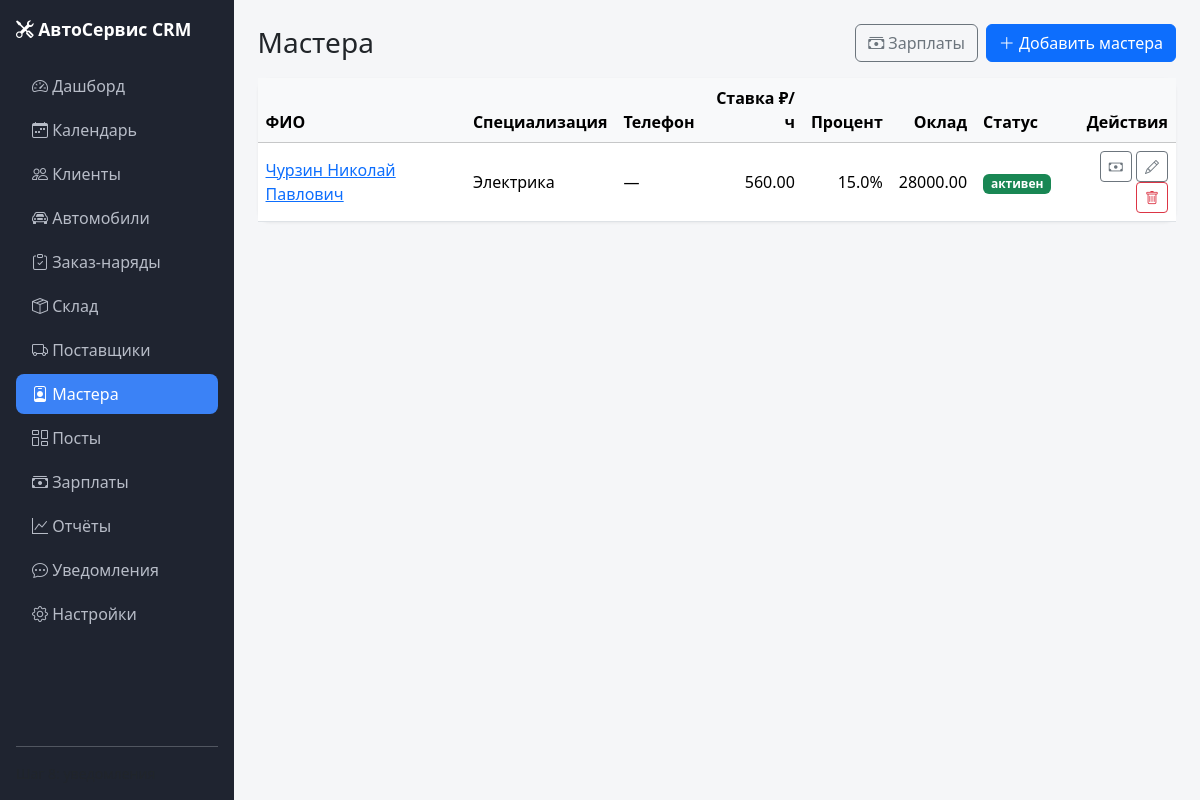
The app's page /masters with its own data.
### models.py (models this page shows, shortened)
class Master(db.Model):
    __tablename__ = "masters"
    id = db.Column(db.Integer, primary_key=True)
    full_name = db.Column(db.String(200), nullable=False)
    specialization = db.Column(db.String(120))
    phone = db.Column(db.String(30))
    email = db.Column(db.String(120))
    hourly_rate = db.Column(db.Float, default=0)
    percent = db.Column(db.Float, default=0)
    salary_base = db.Column(db.Float, default=0)
    is_active = db.Column(db.Boolean, default=True)
    comment = db.Column(db.Text)
    created_at = db.Column(db.DateTime, default=lambda: datetime.now(timezone.utc))

### app.py (the view)
@app.route("/masters")
def masters_list():
    masters = Master.query.order_by(Master.full_name).all()
    return render_template("masters/list.html", masters=masters)

### app.py (called while the page is built)
@app.context_processor
def inject_globals():
    return {
        "ORDER_STATUSES": ORDER_STATUSES,
        "MOVEMENT_TYPES": MOVEMENT_TYPES,
        "MOVEMENT_COLORS": MOVEMENT_COLORS,
        "APPOINTMENT_STATUSES": APPOINTMENT_STATUSES,
        "APPOINTMENT_COLORS": APPOINTMENT_COLORS,
        "STATUS_COLORS": {
            "new": "secondary",
            "in_progress": "primary",
            "waiting_parts": "warning",
            "done": "info",
            "closed": "success",
            "canceled": "danger",
        },
    }

### templates/masters/list.html (shortened to what this page needs)
{% extends "base.html" %}
{% block content %}
<div class="d-flex justify-content-between align-items-center mb-3">
    <h1 class="h3 mb-0">Мастера</h1>
    <div class="d-flex gap-2">
        <a href="{{ url_for('salary_report') }}" class="btn btn-outline-secondary">
            <i class="bi bi-cash-stack"></i> Зарплаты
        </a>
        <a href="{{ url_for('master_new') }}" class="btn btn-primary">
            <i class="bi bi-plus-lg"></i> Добавить мастера
        </a>
    </div>
</div>
<div class="card stat-card">
    <div class="table-responsive">
        <table class="table table-hover mb-0 align-middle">
            <thead class="table-light">
            <tr>
                <th>ФИО</th>
                <th>Специализация</th>
                <th>Телефон</th>
                <th class="text-end">Ставка ₽/ч</th>
                <th class="text-end">Процент</th>
                <th class="text-end">Оклад</th>
                <th>Статус</th>
                <th class="text-end">Действия</th>
            </tr>
            </thead>
            <tbody>
            {% for m in masters %}
                <tr>
                    <td>
                        <a href="{{ url_for('master_detail', master_id=m.id) }}">{{ m.full_name }}</a>
                    </td>
                    <td>{{ m.specialization or "—" }}</td>
                    <td>{{ m.phone or "—" }}</td>
                    <td class="text-end">{{ "%.2f"|format(m.hourly_rate or 0) }}</td>
                    <td class="text-end">{{ "%.1f"|format(m.percent or 0) }}%</td>
                    <td class="text-end">{{ "%.2f"|format(m.salary_base or 0) }}</td>
                    <td>
                        {% if m.is_active %}
                            <span class="badge bg-success">активен</span>
                        {% else %}
                            <span class="badge bg-secondary">неактивен</span>
                        {% endif %}
                    </td>
                    <td class="text-end">
                        <a href="{{ url_for('master_salary', master_id=m.id) }}"
                           class="btn btn-sm btn-outline-secondary" title="Зарплата">
                            <i class="bi bi-cash"></i>
                        </a>
                        <a href="{{ url_for('master_edit', master_id=m.id) }}"
                           class="btn btn-sm btn-outline-secondary"><i class="bi bi-pencil"></i></a>
                        <form method="post" class="d-inline"
                              action="{{ url_for('master_delete', master_id=m.id) }}"
                              onsubmit="return confirm('Удалить мастера? Работы в заказах сохранятся, но без привязки.');">
                            <button class="btn btn-sm btn-outline-danger"><i class="bi bi-trash"></i></button>
                        </form>
                    </td>
                </tr>
            {% else %}
                <tr><td colspan="8" class="text-center text-muted py-4">Мастеров пока нет.</td></tr>
            {% endfor %}
            </tbody>
        </table>
    </div>
</div>
{% endblock %}

### static/css/style.css (style rules this page uses)
body { background: #f5f6f8; font-family: system-ui, -apple-system, "Segoe UI", Roboto, sans-serif; }
.stat-card { border: none; border-radius: .75rem; box-shadow: 0 1px 3px rgba(0, 0, 0, .06); }

### records on screen
Master: full_name "Чурзин Николай Павлович", specialization "Электрика", phone "—", hourly_rate "560.00", percent "15.0", salary_base "28000.00", is_active "активен"
